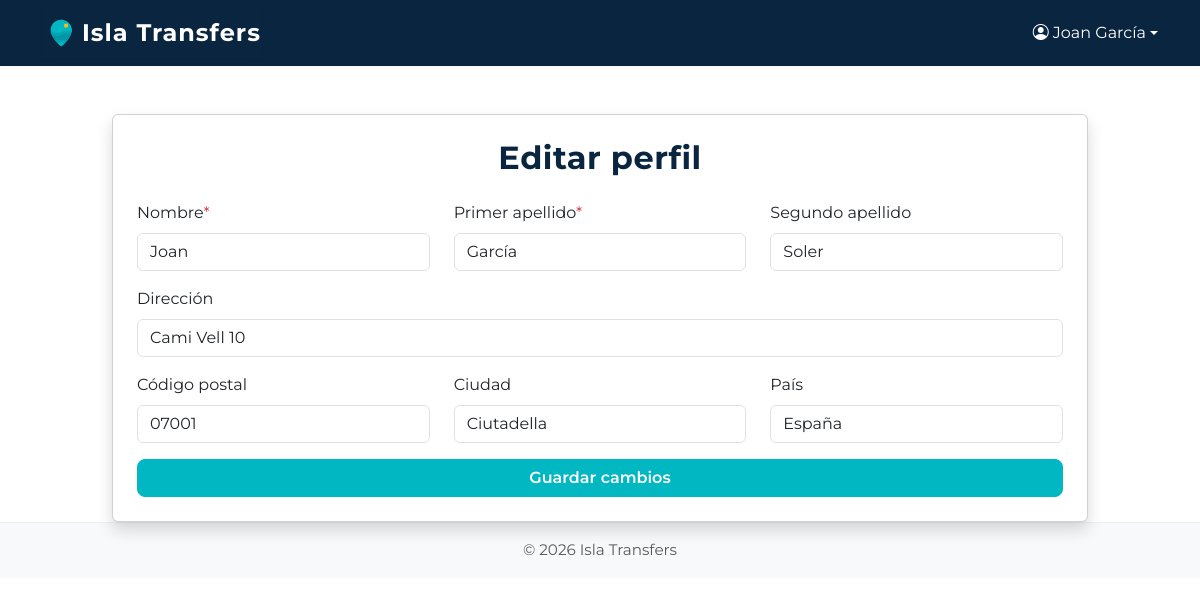
Screenshot of /user/editarPerfil (signed in) with the database file from the repository.
### tables this page shows
CREATE TABLE `transfer_viajeros` (
  `id_viajero` int(11) NOT NULL,
  `nombre` varchar(100) NOT NULL,
  `apellido1` varchar(100) NOT NULL,
  `apellido2` varchar(100) NOT NULL,
  `direccion` varchar(100) NOT NULL,
  `codigoPostal` varchar(100) NOT NULL,
  `ciudad` varchar(100) NOT NULL,
  `pais` varchar(100) NOT NULL,
  `email` varchar(100) NOT NULL UNIQUE,
  `password` varchar(255) NOT NULL,
  `rol` varchar(100) DEFAULT 'particular'
);

### core/Controller.php (called while the page is built, shortened)
<?php
class Controller
{
    public function view($view, $data = [])
    {
        extract($data);
        require __DIR__ . "/../app/views/$view.php";
    }
}

### app/controllers/UserController.php (called while the page is built, shortened)
<?php
class UserController extends Controller
{
    public function editarPerfil()
    {
        $error = null;
        $success = null;
        $userModel = $this->model('User');
        $usuario = $userModel->getById($_SESSION['user_id']);
        $this->view('user/editPerfil', [
            'usuario' => $usuario,
            'error' => $error,
            'success' => $success
        ]);
    }
}

### html/index.php (called while the page is built, shortened)
<?php
$router = new Router();
$router->route();

### app/models/User.php (called while the page is built, shortened)
<?php
class User extends Model
{
    public function getById($id)
    {
        $db = $this->db();
        $stmt = $db->prepare("SELECT * FROM transfer_viajeros WHERE id_viajero = ?");
        $stmt->execute([$id]);
        return $stmt->fetch(PDO::FETCH_ASSOC);
    }
}

### app/views/user/editPerfil.php (the view, shortened to what this page needs)
<?php require __DIR__ . '/../components/header.php'; ?>
<?php require __DIR__ . '/../components/navbar.php'; ?>
<div class="container mt-5" style="max-width: 1000px;">
    <div class="card shadow p-4">
        <h2 class="mb-4 text-center">Editar perfil</h2>
        <form method="post" action="/user/editarPerfil">
            <div class="row mb-3">
                <div class="col-md-4 mb-2 mb-md-0">
                    <label for="nombre" class="form-label">Nombre<span class="text-danger">*</span></label>
                    <input type="text" class="form-control" name="nombre" id="nombre" required value="<?= htmlspecialchars($usuario['nombre']) ?>">
                </div>
                <div class="col-md-4 mb-2 mb-md-0">
                    <label for="apellido1" class="form-label">Primer apellido<span class="text-danger">*</span></label>
                    <input type="text" class="form-control" name="apellido1" id="apellido1" required value="<?= htmlspecialchars($usuario['apellido1']) ?>">
                </div>
                <div class="col-md-4 mb-2 mb-md-0">
                    <label for="apellido2" class="form-label">Segundo apellido</label>
                    <input type="text" class="form-control" name="apellido2" id="apellido2" value="<?= htmlspecialchars($usuario['apellido2']) ?>">
                </div>
            </div>
            <div class="row mb-3">
                <div class="col-md-12 mb-2 mb-md-0">
                    <label for="direccion" class="form-label">Dirección</label>
                    <input type="text" class="form-control" name="direccion" id="direccion" value="<?= htmlspecialchars($usuario['direccion']) ?>">
                </div>
            </div>
            <div class="row mb-3">
                <div class="col-md-4 mb-2 mb-md-0">
                    <label for="codigoPostal" class="form-label">Código postal</label>
                    <input type="text" class="form-control" name="codigoPostal" id="codigoPostal" value="<?= htmlspecialchars($usuario['codigoPostal']) ?>">
                </div>
                <div class="col-md-4 mb-2 mb-md-0">
                    <label for="ciudad" class="form-label">Ciudad</label>
                    <input type="text" class="form-control" name="ciudad" id="ciudad" value="<?= htmlspecialchars($usuario['ciudad']) ?>">
                </div>
                <div class="col-md-4 mb-2 mb-md-0">
                    <label for="pais" class="form-label">País</label>
                    <input type="text" class="form-control" name="pais" id="pais" value="<?= htmlspecialchars($usuario['pais']) ?>">
                </div>
            </div>
            <button type="submit" class="btn btn-primary w-100">Guardar cambios</button>
        </form>
    </div>
</div>
<?php require __DIR__ . '/../components/footer.php'; ?>

### html/css/custom.css (style rules this page uses)
:root { --color-principal: #00b7c2; --color-header: #0a2540; --color-texto: #333; --color-bg: #fff; --color-navbar-bg: #0a2540; --color-footer-bg: var(--color-gris); --color-footer-text: #888; --color-acento: #ff6b6b; --color-enfasis: #ffb81c; --color-neutro: #f6e7d8; --color-gris: #6b7280; --color-fondo: #fff; }
body { font-family: "Montserrat", Arial, sans-serif; background-color: var(--color-fondo); color: var(--color-texto); }
.btn-primary, .btn-primary:visited { background-color: var(--color-principal) !important; border-color: var(--color-principal) !important; color: #fff !important; font-weight: 600; border-radius: 0.5rem; transition: background 0.15s; }
h1, h2, h3 { color: var(--color-header); font-weight: 700; letter-spacing: 0.5px; }

### rows the page displays
transfer_viajeros: nombre "Joan", apellido1 "García", apellido2 "Soler", direccion "Cami Vell 10", codigoPostal "07001", ciudad "Ciutadella", pais "España"

### other values shown
$_SESSION['user_name'] "Joan García"
